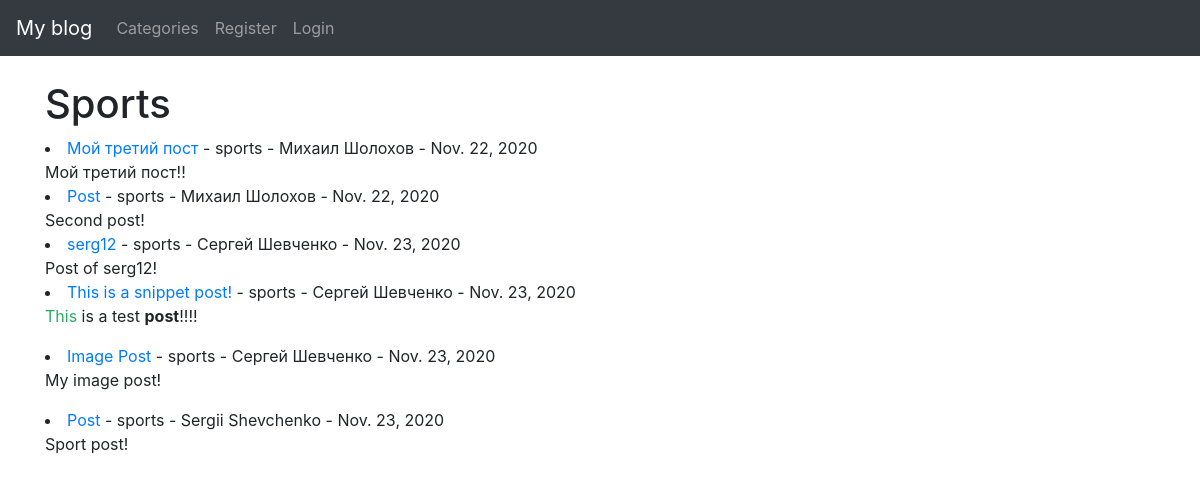
Page /category/sports/ on the earlier database version.
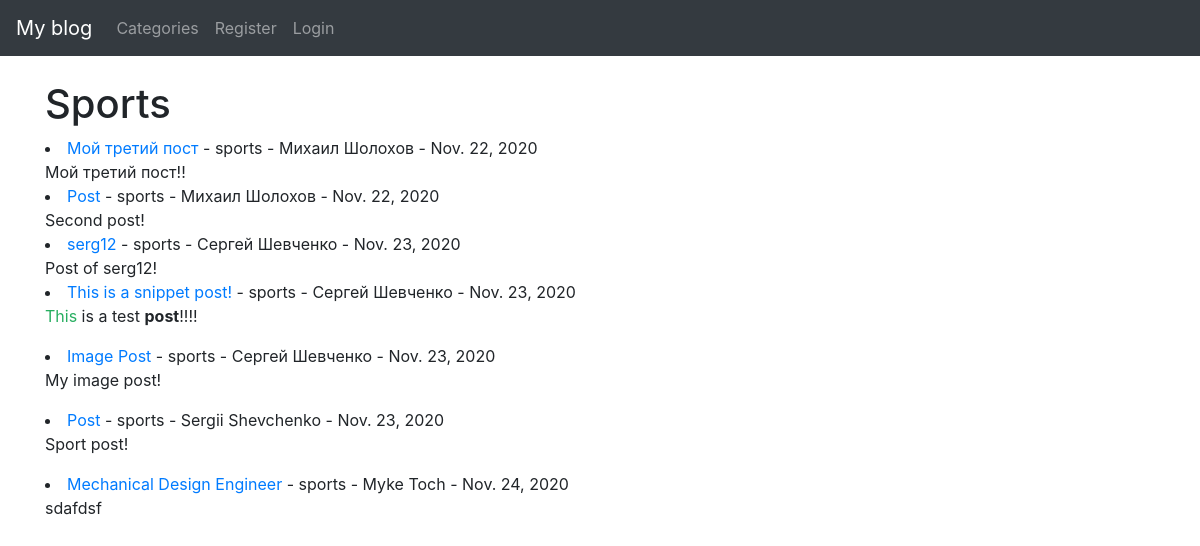
Same page on the later database version.
### theblog/models.py (models this page shows, shortened)
class Post(models.Model):
    title = models.CharField(max_length=255)
    header_image = models.ImageField(null=True, blank=True, upload_to="images/")
    title_tag = models.CharField(max_length=255, default="My blog")
    author = models.ForeignKey(User, on_delete=models.CASCADE)
    body = RichTextField(blank=True, null=True)
    post_date = models.DateField(auto_now_add=True)
    category = models.CharField(max_length=255, default='coding')
    snippet = models.CharField(max_length=255)
    likes = models.ManyToManyField(User, related_name='blog_posts')

### theblog/views.py (the view)
# urls.py: path('category/<str:cats>/', CategoryView, name='category'),
def CategoryView(request, cats):
    category_posts = Post.objects.filter(category=cats.replace('-', ' '))
    return render(request, 'categories.html', {'cats': cats.title().replace('-', ' '), 'category_posts': category_posts})

### theblog/templates/categories.html (shortened to what this page needs)
{% extends 'base.html'  %}
{% block content %}
    {% if category_posts %}
        <h1>{{ cats }}</h1>
        {% for post in category_posts %}
            <li><a href="{% url 'article_detail' post.pk %}">{{ post.title }}</a> -
                {{ post.category }} -
                {{ post.author.first_name }}
                {{ post.author.last_name }} -
                {{ post.post_date }} <br/>
                {{ post.body|slice:":200"|safe }}
            </li>
        {% endfor %}
    {% else %}
        <h3>Sorry, this page does not exist...</h3>
    {% endif %}
{% endblock %}

Differences in the rows shown:
added Post: title "Mechanical Design Engineer", category "sports", author.first_name "Myke", author.last_name "Toch", post_date "Nov. 24, 2020", body "sdafdsf"
